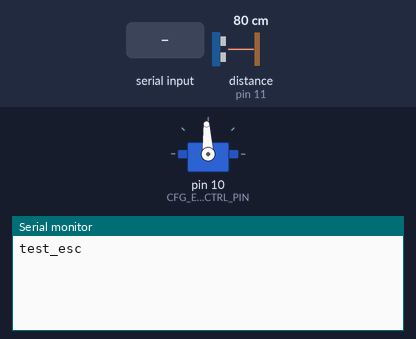
The sketch below on a simulated Arduino Uno, built with avr-gcc and run on an emulated ATmega328P. On the bench: servo, the last lines printed to the serial monitor. Wiring (inferred from the names in the program): ultrasonic range finder: trigger pin 12; echo pin 11. The inputs (shaded band) are chosen by the test bench; at power-on: distance to the obstacle (sensor on pin 11) 80 cm. The echo pulse lasts 58.3 µs per cm.

Above: at 1.2 s.
1.3 s: distance to the obstacle (sensor on pin 11) set to 2 cm
At 1.9 s:
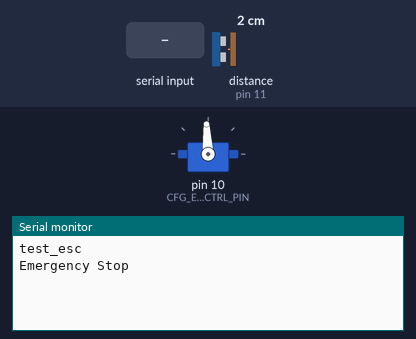
2.8 s: "f\n" received over Serial
At 4.2 s:
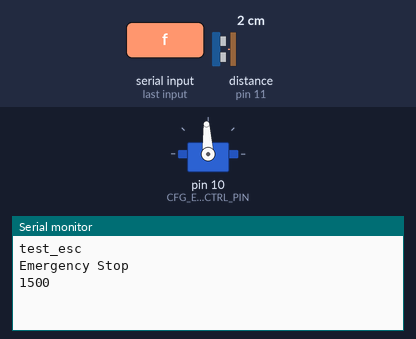

Measured:
- after the input at 1.3 s, the serial monitor: prints a new line at once (image 1)
- after the input at 2.8 s, the serial monitor: prints a new line at once (image 2)

The sketch:

old_uart_protocol_to_servo_output_add_sonar.ino
```cpp
#include  <Servo.h>
#include  <stdint.h>

#define   CFG_ESC_CTRL_PIN                      10
#define   CFG_HC_SR04_TRIG_PIN                  12
#define   CFG_HC_SR04_ECHO_PIN                  11

#define   CFG_SERIAL_BAUD_RATE                  115200
#define   CFG_ESC_NEUTRAL_PWM_ON_TIME           1500
#define   CFG_ESC_MAX_ALLOWED_PWM_ON_TIME       1750
#define   CFG_EMERGENCY_STOP_PULSE_WIDTH_LIMIT  1750 // Approximately 30cm
#define   CFG_HC_SR04_MEASURE_TIMEOUT           60


#define   US_PER_COMMAND_UNIT               ((CFG_ESC_MAX_ALLOWED_PWM_ON_TIME - CFG_ESC_NEUTRAL_PWM_ON_TIME) / 50)
#define   STATE_DIRECTION                   1
#define   STATE_VALUE                       2


static  Servo     mServo;
static  uint32_t  mValue                = CFG_ESC_NEUTRAL_PWM_ON_TIME;
static  bool      mValueReady           = false;
static  bool      mWasInEmergencyStop   = false;
static  long      mEchoPulseWidth;


#define DEBUG_ENABLE  true
#if DEBUG_ENABLE
# define SERIAL_DEBUG_PRINT(x)    Serial.print(x)
# define SERIAL_DEBUG_PRINTLN(x)  Serial.println(x)
#else
# define SERIAL_DEBUG_PRINT(x)
# define SERIAL_DEBUG_PRINTLN(x)
#endif


void setup() {
  Serial.begin(CFG_SERIAL_BAUD_RATE);
  SERIAL_DEBUG_PRINTLN("test_esc");
  mServo.attach(CFG_ESC_CTRL_PIN);
  mServo.writeMicroseconds(CFG_ESC_NEUTRAL_PWM_ON_TIME);

  pinMode(CFG_HC_SR04_TRIG_PIN, OUTPUT);
  pinMode(CFG_HC_SR04_ECHO_PIN, INPUT);
}


void loop() {
  processSerialData();
  pollSonar();

  if ((mEchoPulseWidth < 1750) && (mEchoPulseWidth != 0)) {
    if (!mWasInEmergencyStop) {
      // Just entered emergency range. Immediately stop
      mWasInEmergencyStop = true;
      SERIAL_DEBUG_PRINTLN("Emergency Stop");
      mServo.writeMicroseconds(CFG_ESC_NEUTRAL_PWM_ON_TIME);
    }
  }
  else {
    if (mWasInEmergencyStop) {
      // Was held in Emergency Stop. Resume movement
      mWasInEmergencyStop = false;
      SERIAL_DEBUG_PRINTLN(mValue);
      mServo.writeMicroseconds(mValue);
    }
  }

  if (mValueReady) {
    // New value received over Serial. Drive that value
    SERIAL_DEBUG_PRINTLN(mValue);
    mServo.writeMicroseconds(mValue);
    mValueReady = false;
  }
}


void processSerialData(void) {
  static char     rxChar;
  static uint32_t rxValue;
  static uint8_t  rxState = STATE_DIRECTION;
  static bool     dirForward;

  while(Serial.available()) {
    rxChar = (char) Serial.read();

    if (rxState == STATE_DIRECTION) {
      if (rxChar == 'f') {
        dirForward = true;
      }
      else {
        dirForward = false;
      }
      rxState = STATE_VALUE;
    }
    else if (rxState == STATE_VALUE) {
      if ((rxChar >= '0') && (rxChar <= '9')) {
        rxValue     *= 10;
        rxValue     += rxChar - 0x30;
      }
      else if (rxChar == '\n') {
        rxState = STATE_DIRECTION;
        mValueReady = true;
        if (dirForward) {
          mValue      = CFG_ESC_NEUTRAL_PWM_ON_TIME + (rxValue * US_PER_COMMAND_UNIT);
          rxValue     = 0;
        }
        else {
          mValue      = CFG_ESC_NEUTRAL_PWM_ON_TIME - (rxValue * US_PER_COMMAND_UNIT);
          rxValue     = 0;
        }
      }
    }
  }
}

void pollSonar() {
  digitalWrite(CFG_HC_SR04_TRIG_PIN, LOW);
  delayMicroseconds(5);
  digitalWrite(CFG_HC_SR04_TRIG_PIN, HIGH);
  delayMicroseconds(10);
  digitalWrite(CFG_HC_SR04_TRIG_PIN, LOW);
  mEchoPulseWidth = pulseIn(CFG_HC_SR04_ECHO_PIN, HIGH);
//  mEchoPulseWidth = pulseIn(CFG_HC_SR04_ECHO_PIN, HIGH, CFG_HC_SR04_MEASURE_TIMEOUT);
}
```
